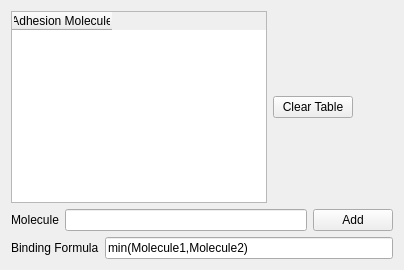
  <widget class="QWizardPage" name="wizardPage_2">
   <property name="title">
    <string>AdhesionFlex Plugin</string>
   </property>
   <layout class="QVBoxLayout" name="verticalLayout_7">
    <item>
     <layout class="QHBoxLayout" name="horizontalLayout_8">
      <item>
       <widget class="QTableWidget" name="afTable">
        <property name="enabled">
         <bool>true</bool>
        </property>
        <property name="baseSize">
         <size>
          <width>256</width>
          <height>171</height>
         </size>
        </property>
        <column>
         <property name="text">
          <string>Adhesion Molecule</string>
         </property>
        </column>
       </widget>
      </item>
      <item>
       <widget class="QPushButton" name="clearAFTablePB">
        <property name="text">
         <string>Clear Table</string>
        </property>
       </widget>
      </item>
      <item>
       <spacer name="horizontalSpacer_4">
        <property name="orientation">
         <enum>Qt::Horizontal</enum>
        </property>
        <property name="sizeHint" stdset="0">
         <size>
          <width>40</width>
          <height>20</height>
         </size>
        </property>
       </spacer>
      </item>
     </layout>
    </item>
    <item>
     <layout class="QHBoxLayout" name="horizontalLayout_7">
      <item>
       <widget class="QLabel" name="label_9">
        <property name="text">
         <string>Molecule</string>
        </property>
       </widget>
      </item>
      <item>
       <widget class="QLineEdit" name="afMoleculeLE">
        <property name="toolTip">
         <string>Specify names of the adhesion molecules you want to use int he simulation</string>
        </property>
        <property name="text">
         <string/>
        </property>
       </widget>
      </item>
      <item>
       <widget class="QPushButton" name="afMoleculeAddPB">
        <property name="text">
         <string>Add</string>
        </property>
       </widget>
      </item>
     </layout>
    </item>
    <item>
     <layout class="QHBoxLayout" name="horizontalLayout_6">
      <item>
       <widget class="QLabel" name="label_10">
        <property name="text">
         <string>Binding Formula</string>
        </property>
       </widget>
      </item>
      <item>
       <widget class="QLineEdit" name="bindingFormulaLE">
        <property name="toolTip">
         <string>This is binary function that takes atwo arguments -  Molecule1 and Molecule2. The allowed functions are those given by muParser - see http://muparser.sourceforge.net/</string>
        </property>
        <property name="text">
         <string>min(Molecule1,Molecule2)</string>
        </property>
       </widget>
      </item>
     </layout>
    </item>
   </layout>
  </widget>
